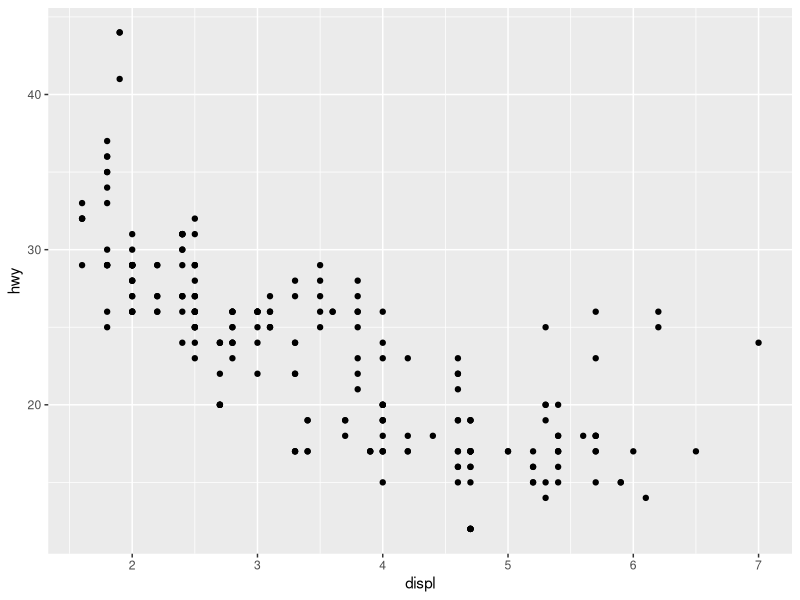
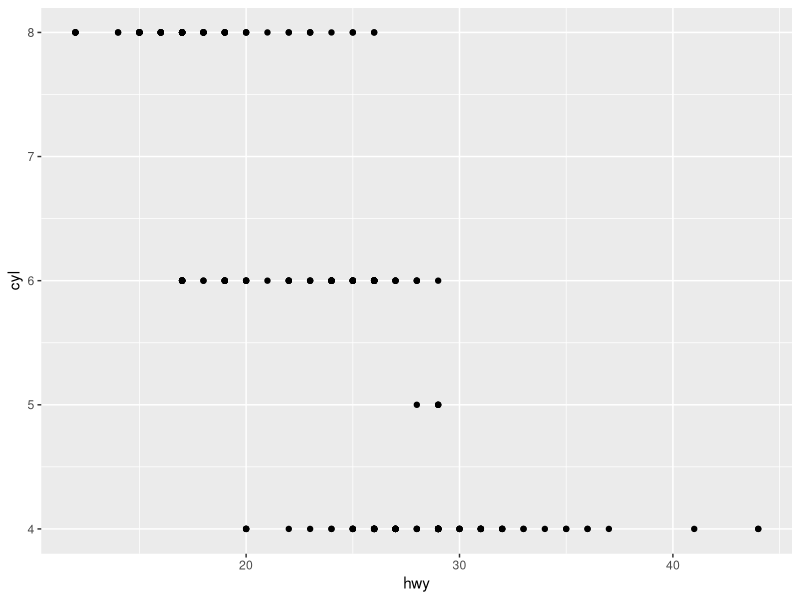
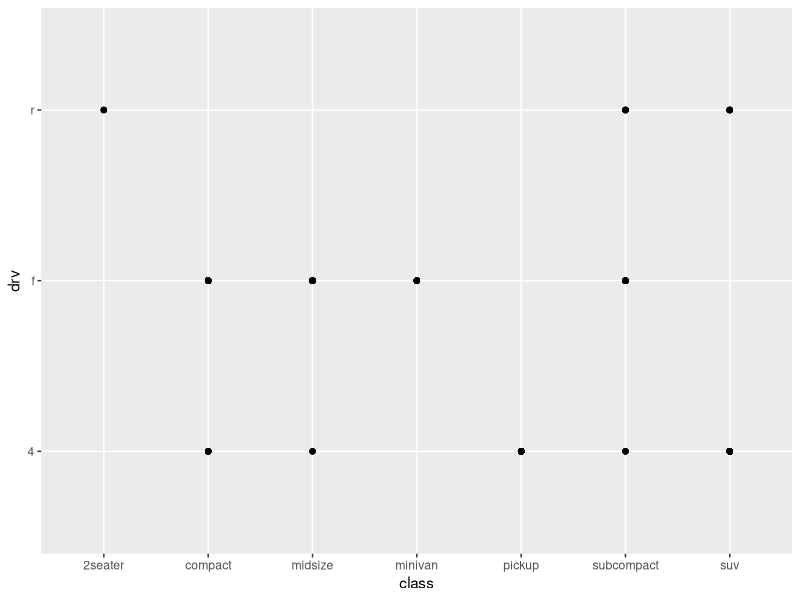
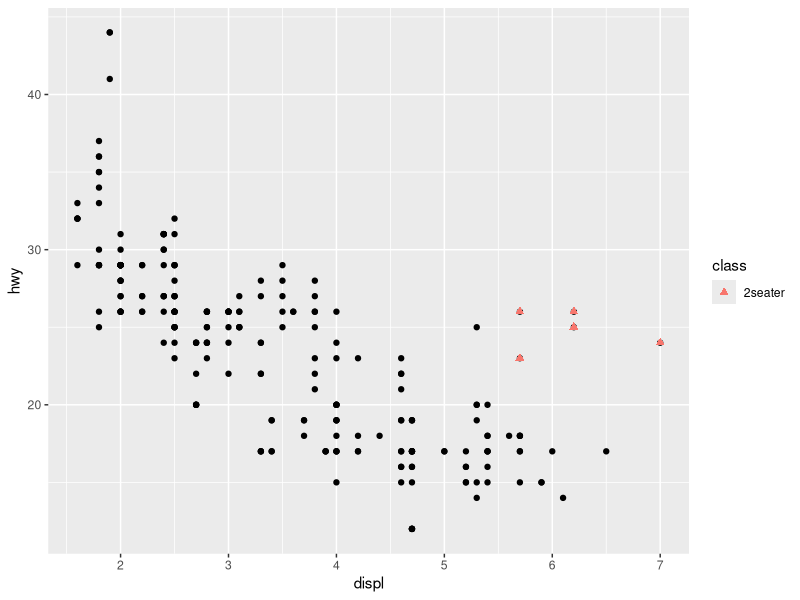
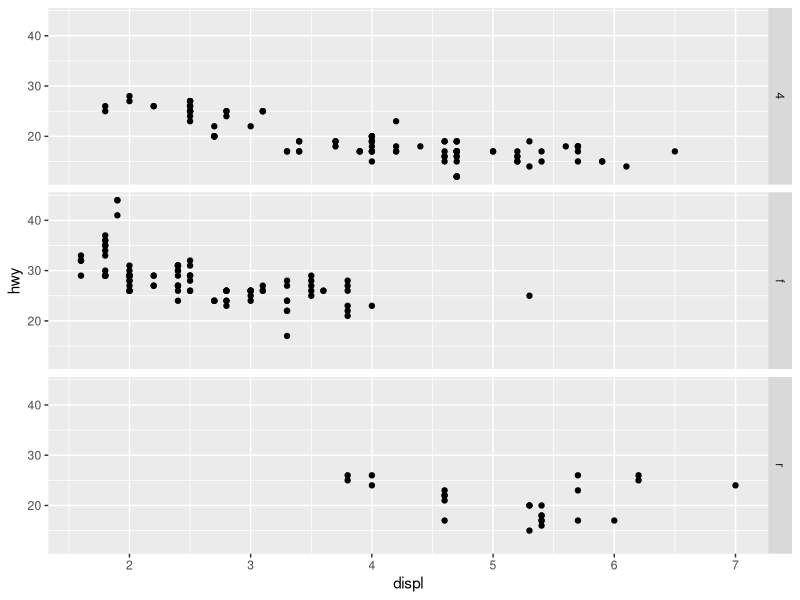
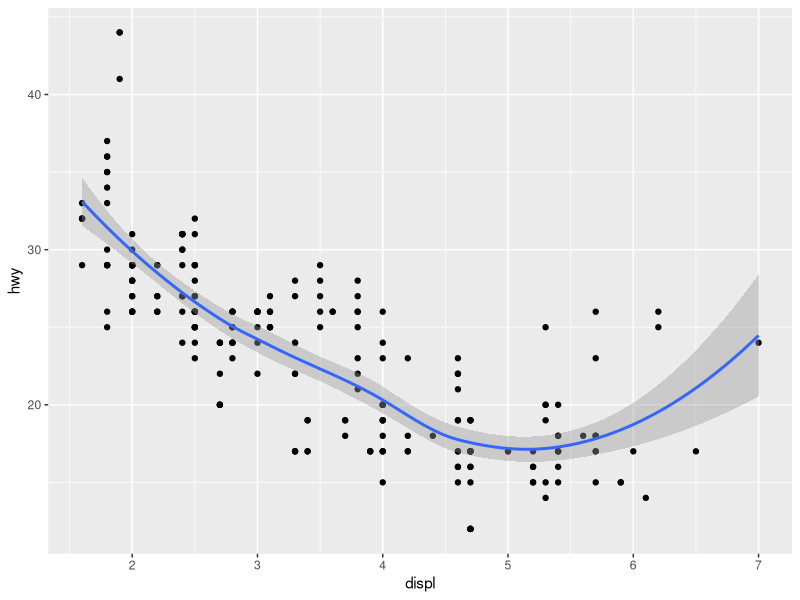
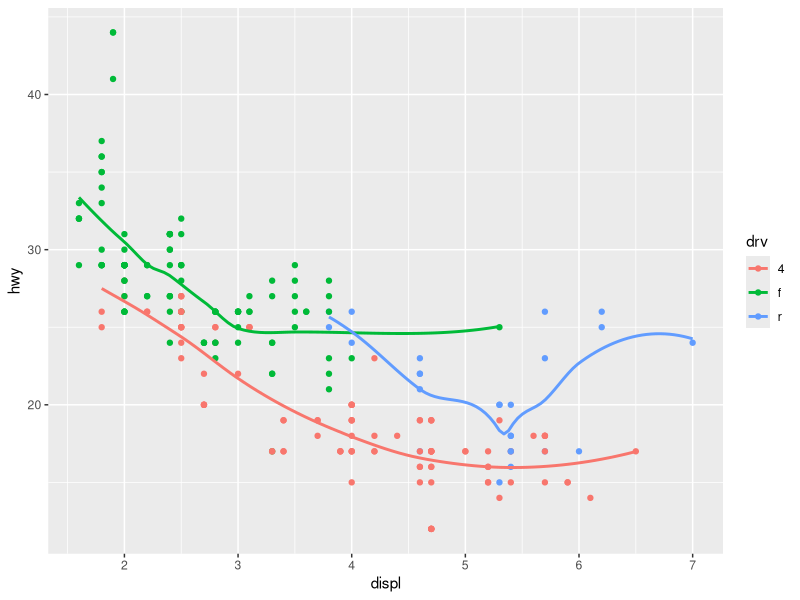
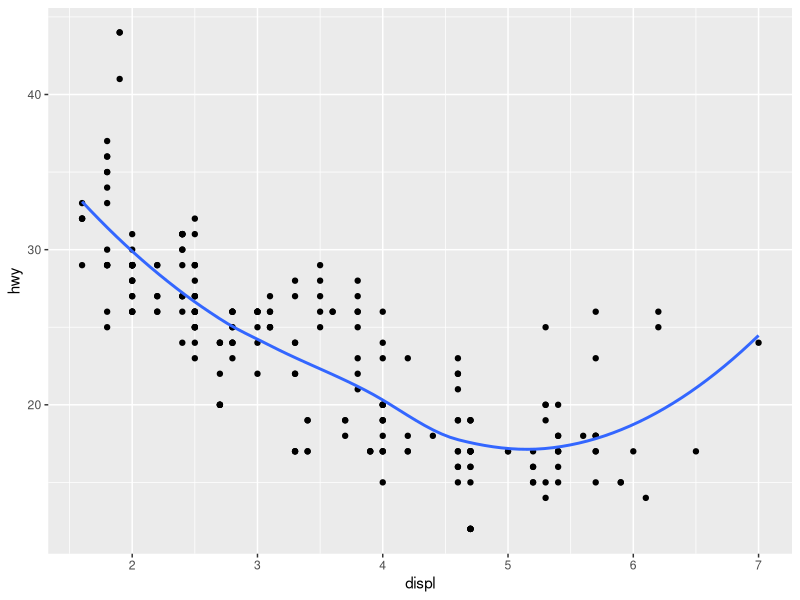

Source code (R) for these figures, in order:
## ---- chunk 1
knitr::opts_chunk$set(echo = TRUE)
## ---- chunk 2
library(tidyverse)

ggplot(data = mpg) +
    geom_point(mapping = aes(x = displ, y = hwy))
## ---- chunk 3
x <- "hello"
## ---- chunk 4
ggplot(data = mpg) +
    geom_point(mapping = aes(x = hwy, y = cyl))
## ---- chunk 5
ggplot(mpg) +
    geom_point(aes(class, drv))
## ---- chunk 6
two_seater <- mpg %>% 
    filter(class == "2seater")
two_seater

## ---- chunk 7
ggplot(data = two_seater) +
    geom_point(mapping = aes(x = displ, y = hwy), data = mpg) +
    geom_point(mapping = aes(x = displ, y = hwy, color = class), shape = 17, size = 2)
## ---- chunk 8
ggplot(data = mpg) + 
  geom_point(mapping = aes(x = displ, y = hwy)) + 
  facet_grid(drv ~ .)
## ---- chunk 9
ggplot(data = mpg, mapping = aes(x = displ, y = hwy)) + 
  geom_point() + 
  geom_smooth()
## ---- chunk 10
ggplot(data = mpg, mapping = aes(x = displ, y = hwy, color = drv)) + 
  geom_point() + 
  geom_smooth(se = FALSE)
## ---- chunk 11
ggplot(data = mpg, mapping = aes(x = displ, y = hwy)) + 
  geom_point() + 
  geom_smooth(se = FALSE)

ggplot(data = mpg, mapping = aes(x = displ, y = hwy)) + 
  geom_point() + 
  geom_smooth(mapping = aes(group = drv),se = FALSE)
## ---- chunk 12
ggplot(data = mpg, mapping = aes(x = displ, y = hwy, color = drv)) + 
  geom_point() + 
  geom_smooth(se = FALSE)

ggplot(data = mpg, mapping = aes(x = displ, y = hwy)) + 
  geom_point(aes(color = drv)) + 
  geom_smooth(se = FALSE)
## ---- chunk 13
ggplot(data = mpg, mapping = aes(x = displ, y = hwy)) + 
  geom_point(aes(color = drv)) + 
  geom_smooth(mapping = aes(linetype = drv),se = FALSE)

ggplot(data = mpg, mapping = aes(x = displ, y = hwy)) + 
  geom_point(aes(fill = drv, stroke = 2), shape = 21, size = 4, color = 'white')
  
## ---- chunk 14
ggplot(data = diamonds) + 
  geom_bar(mapping = aes(x = cut))
